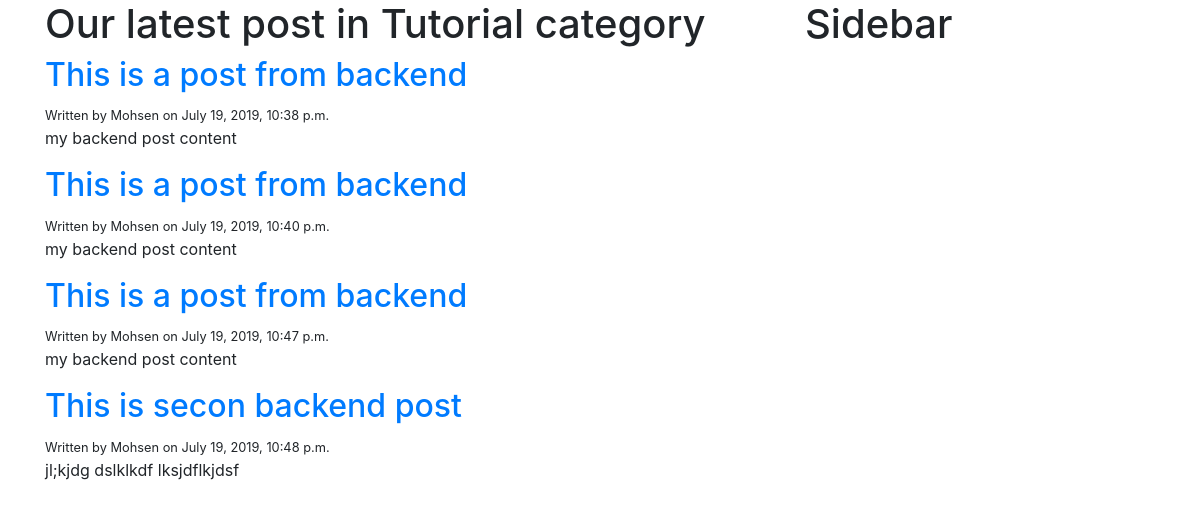
/blog/category/tutorial, run on the app's committed database.
### blog/models.py (models this page shows, shortened)
class Category(models.Model):
    name=models.CharField( max_length=250)
    slug=models.SlugField(max_length=250, unique=True)
    class Meta:
        ordering =('name',)
        verbose_name ='category'
        verbose_name_plural = 'categories'

class Post(models.Model):
    STATUS_CHOICES = (
        ('draft','Draft'),
        ('published', 'Published'),
    )
    category = models.ForeignKey(Category,null=True, on_delete=models.DO_NOTHING)
    title = models.CharField(max_length=250)
    slug = models.SlugField(max_length=250, unique=True)
    content = models.TextField()
    seo_title = models.CharField(max_length=250)
    seo_description = models.CharField(max_length=160)
    author = models.ForeignKey(User, related_name='blog_post', on_delete=models.CASCADE,)
    published = models.DateTimeField(default=timezone.now)
    created = models.DateTimeField(auto_now_add=True)
    updated = models.DateTimeField(auto_now=True)
    status = models.CharField(max_length=9, choices=STATUS_CHOICES, default ='draft')
    def get_absolute_url(self):
        return reverse("blog:post_detail", kwargs={'slug':self.slug})

### blog/views.py (the view)
# urls.py: path('category/<category_slug>', views.list_of_post_by_category, name='list_of_post_by_category'),
def list_of_post_by_category(request, category_slug):
    categories = Category.objects.all()
    post = Post.objects.filter(status='published')
    if category_slug:
        category = get_object_or_404(Category, slug=category_slug)
        post = post.filter(category=category)
    template = 'blog/category/list_of_post_by_category.html'
    context = {'categories':categories,'post':post, 'category':category}
    return render(request, template, context)

### blog/templates/blog/category/list_of_post_by_category.html (shortened to what this page needs)
{%  extends 'blog/base.html' %}
{% block content %}
<div class="row">
    <div class="col-md-8">
        <div class="page-header">
            <h1>Our latest post in {{category.name}} category</h1>
        </div>
        {% for posts in post %}
            <h2><a href="{{ posts.get_absolute_url}}">{{posts.title }}</a></h2>
            <small>Written by {{ posts.author}} on
            {{posts.published}}</small>
            {{posts.content|truncatewords:40|linebreaks}}
            {% endfor %}
    </div>
    <div class="col-md-4">
            <div class="page-header">
                    <h1>Sidebar</h1>
            </div>
</div>
{% endblock %}

### data on the page
Category: name "Tutorial"
Post: title "This is a post from backend", author "Mohsen", published "July 19, 2019, 10:38 p.m.", content "my backend post content"
Post: title "This is a post from backend", author "Mohsen", published "July 19, 2019, 10:40 p.m.", content "my backend post content"
Post: title "This is a post from backend", author "Mohsen", published "July 19, 2019, 10:47 p.m.", content "my backend post content"
Post: title "This is secon backend post", author "Mohsen", published "July 19, 2019, 10:48 p.m.", content "jl;kjdg dslklkdf lksjdflkjdsf"
